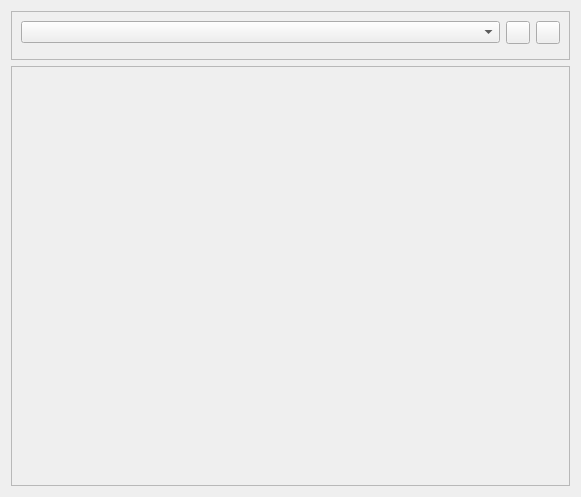
<ui version="4.0" >
 <class>VeritasConfig</class>
 <widget class="QWidget" name="VeritasConfig" >
  <property name="geometry" >
   <rect>
    <x>0</x>
    <y>0</y>
    <width>581</width>
    <height>497</height>
   </rect>
  </property>
  <layout class="QVBoxLayout" name="verticalLayout_3" >
   <item>
    <widget class="QFrame" name="frameworkPanel" >
     <property name="frameShape" >
      <enum>QFrame::StyledPanel</enum>
     </property>
     <property name="frameShadow" >
      <enum>QFrame::Raised</enum>
     </property>
     <layout class="QVBoxLayout" name="frameworkLayout" >
      <item>
       <layout class="QHBoxLayout" name="horizontalLayout" >
        <item>
         <widget class="QComboBox" name="frameworkSelection" />
        </item>
        <item>
         <widget class="QToolButton" name="addExecutable" >
          <property name="text" >
           <string/>
          </property>
         </widget>
        </item>
        <item>
         <widget class="QToolButton" name="expandDetails" >
          <property name="text" >
           <string/>
          </property>
         </widget>
        </item>
       </layout>
      </item>
      <item>
       <widget class="QFrame" name="frame" >
        <property name="frameShape" >
         <enum>QFrame::StyledPanel</enum>
        </property>
        <property name="frameShadow" >
         <enum>QFrame::Raised</enum>
        </property>
       </widget>
      </item>
     </layout>
    </widget>
   </item>
   <item>
    <widget class="QFrame" name="executables" >
     <property name="frameShape" >
      <enum>QFrame::StyledPanel</enum>
     </property>
     <property name="frameShadow" >
      <enum>QFrame::Raised</enum>
     </property>
     <layout class="QVBoxLayout" name="executableFieldsLayout" >
      <item>
       <spacer name="verticalSpacer" >
        <property name="orientation" >
         <enum>Qt::Vertical</enum>
        </property>
        <property name="sizeHint" stdset="0" >
         <size>
          <width>20</width>
          <height>216</height>
         </size>
        </property>
       </spacer>
      </item>
     </layout>
    </widget>
   </item>
  </layout>
 </widget>
 <resources/>
 <connections/>
</ui>
